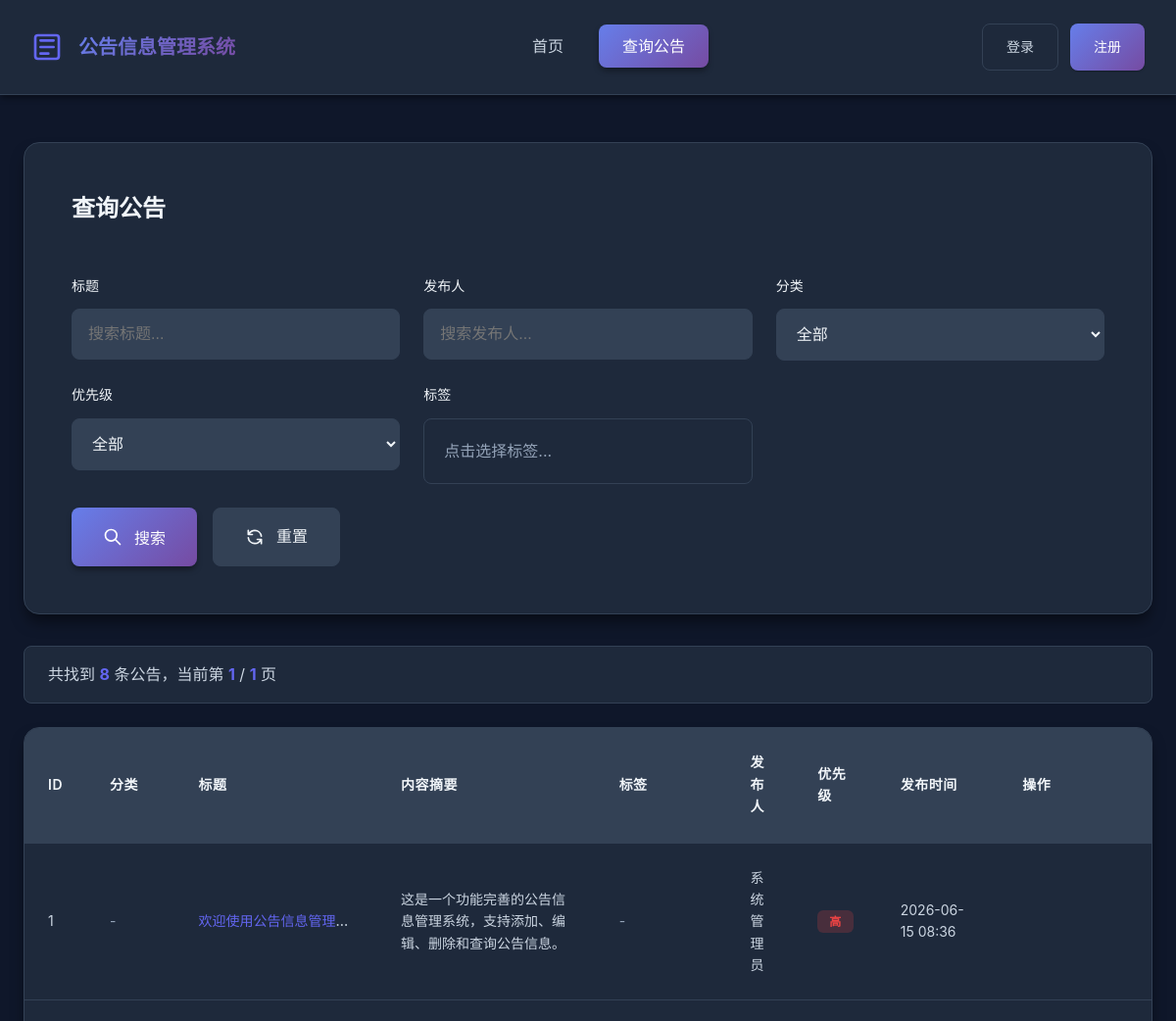
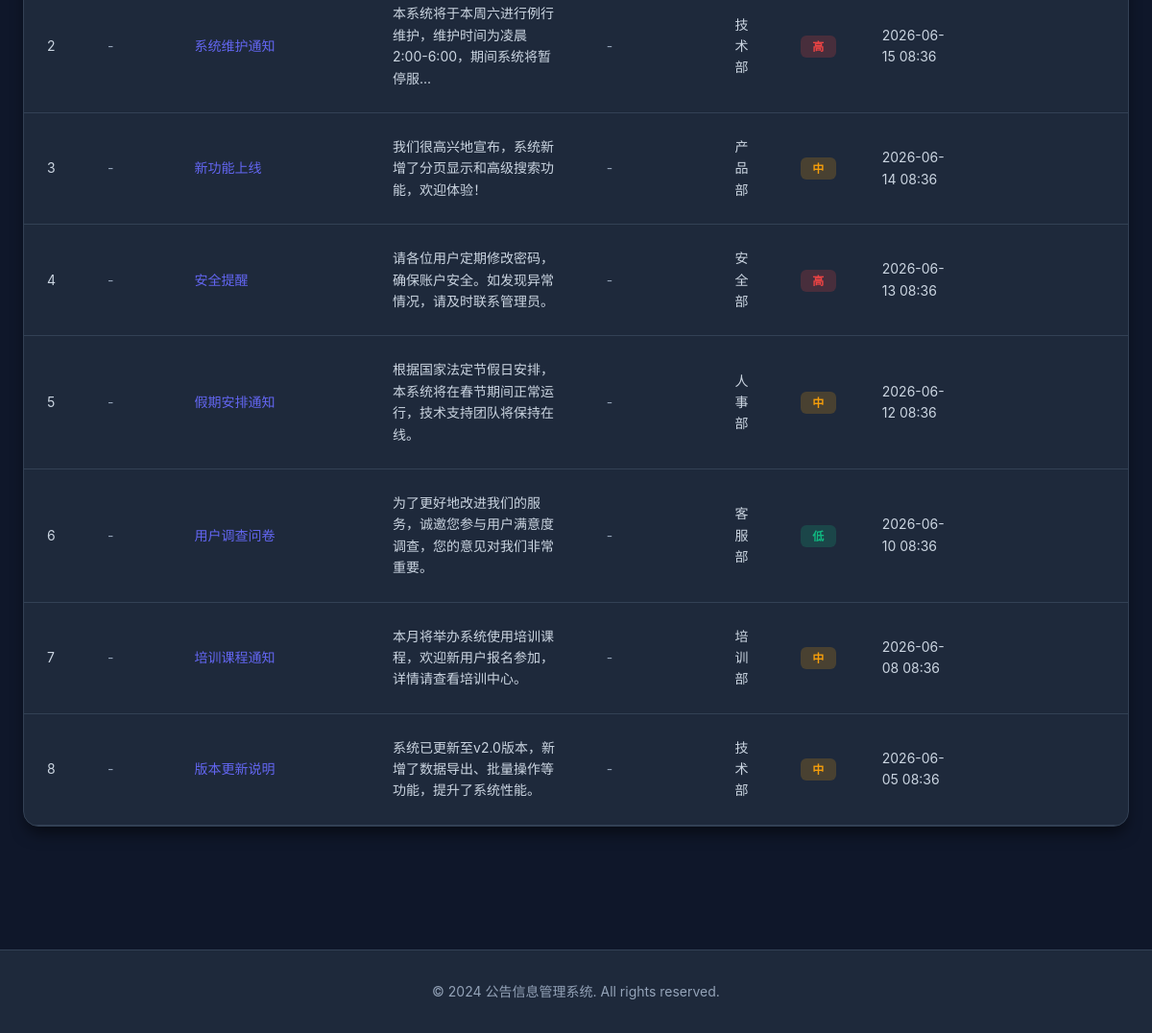
/search_notice.php, run on the app's committed database (2 pictures, top to bottom).
### tables this page shows
CREATE TABLE IF NOT EXISTS notices (
    id INT AUTO_INCREMENT PRIMARY KEY,
    category_id INT DEFAULT NULL COMMENT '分类ID',
    title VARCHAR(255) NOT NULL COMMENT '公告标题',
    content TEXT NOT NULL COMMENT '公告内容',
    author VARCHAR(100) NOT NULL COMMENT '发布人',
    author_id INT DEFAULT NULL COMMENT '发布人用户ID',
    publish_date DATETIME DEFAULT CURRENT_TIMESTAMP COMMENT '发布时间',
    update_date DATETIME DEFAULT CURRENT_TIMESTAMP ON UPDATE CURRENT_TIMESTAMP COMMENT '更新时间',
    status ENUM('published', 'draft') DEFAULT 'published' COMMENT '状态',
    priority ENUM('high', 'medium', 'low') DEFAULT 'medium' COMMENT '优先级',
    views INT DEFAULT 0 COMMENT '浏览次数',
    INDEX idx_publish_date (publish_date),
    INDEX idx_status (status),
    INDEX idx_author_id (author_id),
    INDEX idx_category_id (category_id),
    FOREIGN KEY (category_id) REFERENCES categories(id) ON DELETE SET NULL
);

### www/search_notice.php (the view, shortened to what this page needs)
<!DOCTYPE html>
<html lang="zh-CN">
<head>
    <link rel="stylesheet" href="style.css">
</head>
<body>
    <?php
    $page = isset($_GET['page']) ? intval($_GET['page']) : 1;
    $per_page = 8;
    $offset = ($page - 1) * $per_page;
    $search_title = isset($_GET['search_title']) ? sanitize($_GET['search_title']) : '';
    $search_author = isset($_GET['search_author']) ? sanitize($_GET['search_author']) : '';
    $conn = getConnection();
    $where_clauses = [];
    $params = [];
    $types = '';
    $where_sql = !empty($where_clauses) ? "WHERE " . implode(" AND ", $where_clauses) : "";
    $count_sql = "SELECT COUNT(*) as total FROM notices n $where_sql";
    if (!empty($params)) {
        $count_stmt = $conn->prepare($count_sql);
        $count_stmt->bind_param($types, ...$params);
        $count_stmt->execute();
        $total_result = $count_stmt->get_result();
        $total_records = $total_result->fetch_assoc()['total'];
        $count_stmt->close();
    } else {
        $total_result = $conn->query($count_sql);
        $total_records = $total_result->fetch_assoc()['total'];
    }
    $total_pages = ceil($total_records / $per_page);
    $sql = "SELECT n.*, c.name as category_name, c.emoji as category_emoji, c.color as category_color FROM notices n LEFT JOIN categories c ON n.category_id = c.id $where_sql ORDER BY n.publish_date DESC LIMIT ? OFFSET ?";
    $params[] = $per_page;
    $params[] = $offset;
    $types .= 'ii';
    $stmt = $conn->prepare($sql);
    if (!empty($types)) {
        $stmt->bind_param($types, ...$params);
    }
    $stmt->execute();
    $result = $stmt->get_result();
    $notices_data = [];
    while ($row = $result->fetch_assoc()) {
        $notices_data[] = $row;
    }
    $notice_tags = [];
    $result = new ArrayObject($notices_data);
    $result = $result->getIterator();
    ?>
    <?php include 'header.php'; ?>
    <div class="container">
        <div class="main-content">
            <div class="search-container">
                <div class="search-header">
                    <h2>查询公告</h2>
                </div>
                <form method="GET" action="" class="search-form">
                    <div class="search-fields">
                        <div class="search-field">
                            <label for="search_title">标题</label>
                            <input type="text" id="search_title" name="search_title"
                                   value="<?php echo htmlspecialchars($search_title); ?>"
                                   placeholder="搜索标题...">
                        </div>
                        <div class="search-field">
                            <label for="search_author">发布人</label>
                            <input type="text" id="search_author" name="search_author"
                                   value="<?php echo htmlspecialchars($search_author); ?>"
                                   placeholder="搜索发布人...">
                        </div>
                        <div class="search-field">
                            <label for="search_category">分类</label>
                            <select id="search_category" name="search_category">
                                <option value="">全部</option>
                            </select>
                        </div>
                        <div class="search-field">
                            <label for="search_priority">优先级</label>
                            <select id="search_priority" name="search_priority">
                                <option value="">全部</option>
                            </select>
                        </div>
                        <div class="search-field">
                            <label>标签</label>
                            <div class="tag-multi-select">
                                <div class="tag-selector" id="tagSelector">
                                </div>
                            </div>
                        </div>
                    </div>
                    <div class="search-actions">
                        <button type="submit" class="btn btn-primary">
                            <svg class="btn-icon" viewBox="0 0 24 24" fill="none" xmlns="http://www.w3.org/2000/svg">
                                <path d="M21 21L15 15M17 10C17 13.866 13.866 17 10 17C6.13401 17 3 13.866 3 10C3 6.13401 6.13401 3 10 3C13.866 3 17 6.13401 17 10Z" stroke="currentColor" stroke-width="2" stroke-linecap="round" stroke-linejoin="round"/>
                            </svg>
                            搜索
                        </button>
                        <a href="search_notice.php" class="btn btn-secondary">
                            重置
                        </a>
                    </div>
                </form>
            </div>
            <div class="results-info">
                <p>共找到 <strong><?php echo $total_records; ?></strong> 条公告，当前第 <strong><?php echo $page; ?></strong> / <strong><?php echo max(1, $total_pages); ?></strong> 页</p>
            </div>
            <div class="notices-table-container">
                <?php if (count($notices_data) > 0): ?>
                <table class="notices-table">
                    <thead>
                        <tr>
                            <th width="5%">ID</th>
                            <th width="8%">分类</th>
                            <th width="18%">标题</th>
                            <th width="20%">内容摘要</th>
                            <th width="12%">标签</th>
                            <th width="6%">发布人</th>
                            <th width="6%">优先级</th>
                            <th width="11%">发布时间</th>
                            <th width="14%">操作</th>
                        </tr>
                    </thead>
                    <tbody>
                        <?php while($result->valid()): $notice = $result->current(); $result->next(); ?>
                        <tr>
                            <td><?php echo $notice['id']; ?></td>
                            <td>
                                <?php if ($notice['category_name']): ?>
                                    <span class="category-badge" style="background-color: <?php echo htmlspecialchars($notice['category_color']); ?>20; color: <?php echo htmlspecialchars($notice['category_color']); ?>;">
                                        <?php echo htmlspecialchars(($notice['category_emoji'] ? $notice['category_emoji'] . ' ' : '') . $notice['category_name']); ?>
                                    </span>
                                <?php else: ?>
                                    <span class="text-muted">-</span>
                                <?php endif; ?>
                            </td>
                            <td class="notice-title-cell">
                                <a href="notice_detail.php?id=<?php echo $notice['id']; ?>" class="notice-title-link">
                                    <?php echo htmlspecialchars($notice['title']); ?>
                                </a>
                            </td>
                            <td class="notice-content-cell">
                                <?php
                                $content = htmlspecialchars($notice['content']);
                                echo mb_substr($content, 0, 40, 'UTF-8') . (mb_strlen($content, 'UTF-8') > 40 ? '...' : '');
                                ?>
                            </td>
                            <td>
                                <?php if (isset($notice_tags[$notice['id']]) && !empty($notice_tags[$notice['id']])): ?>
                                    <div class="notice-tags">
                                        <?php foreach (array_slice($notice_tags[$notice['id']], 0, 3) as $tag): ?>
                                            <span class="tag-badge" style="background-color: <?php echo htmlspecialchars($tag['color']); ?>20; color: <?php echo htmlspecialchars($tag['color']); ?>;" title="<?php echo htmlspecialchars($tag['name']); ?>">
                                                <?php echo htmlspecialchars($tag['name']); ?>
                                            </span>
                                        <?php endforeach; ?>
                                        <?php if (count($notice_tags[$notice['id']]) > 3): ?>
                                            <span class="tag-more">+<?php echo count($notice_tags[$notice['id']]) - 3; ?></span>
                                        <?php endif; ?>
                                    </div>
                                <?php else: ?>
                                    <span class="text-muted">-</span>
                                <?php endif; ?>
                            </td>
                            <td><?php echo htmlspecialchars($notice['author']); ?></td>
                            <td>
                                <span class="priority-badge priority-<?php echo $notice['priority']; ?>">
                                    <?php
                                    echo ['high' => '高', 'medium' => '中', 'low' => '低'][$notice['priority']];
                                    ?>
                                </span>
                            </td>
                            <td><?php echo date('Y-m-d H:i', strtotime($notice['publish_date'])); ?></td>
                            <td class="action-buttons">
                            </td>
                        </tr>
                        <?php endwhile; ?>
                    </tbody>
                </table>
                <?php endif; ?>
            </div>
        </div>
    </div>
    <footer class="footer">
        <div class="container">
            <p>&copy; 2024 公告信息管理系统. All rights reserved.</p>
        </div>
    </footer>
</body>
</html>

### data on the page
notices: id "1", title "欢迎使用公告信息管理…", content "这是一个功能完善的公告信息管理系统，支持添加、编辑、删除和查询公告信息。", author "系统管理员", priority "高", publish_date "2026-06-15 08:36"
notices: id "2", title "系统维护通知", content "本系统将于本周六进行例行维护，维护时间为凌晨2:00-6:00，期间系统将暂停服", author "技术部", priority "高", publish_date "2026-06-15 08:36"
notices: id "3", title "新功能上线", content "我们很高兴地宣布，系统新增了分页显示和高级搜索功能，欢迎体验！", author "产品部", priority "中", publish_date "2026-06-14 08:36"
notices: id "4", title "安全提醒", content "请各位用户定期修改密码，确保账户安全。如发现异常情况，请及时联系管理员。", author "安全部", priority "高", publish_date "2026-06-13 08:36"
notices: id "5", title "假期安排通知", content "根据国家法定节假日安排，本系统将在春节期间正常运行，技术支持团队将保持在线。", author "人事部", priority "中", publish_date "2026-06-12 08:36"
notices: id "6", title "用户调查问卷", content "为了更好地改进我们的服务，诚邀您参与用户满意度调查，您的意见对我们非常重要。", author "客服部", priority "低", publish_date "2026-06-10 08:36"
notices: id "7", title "培训课程通知", content "本月将举办系统使用培训课程，欢迎新用户报名参加，详情请查看培训中心。", author "培训部", priority "中", publish_date "2026-06-08 08:36"
notices: id "8", title "版本更新说明", content "系统已更新至v2.0版本，新增了数据导出、批量操作等功能，提升了系统性能。", author "技术部", priority "中", publish_date "2026-06-05 08:36"

### other printed values
$total_records "8"
$page "1"
max(1, $total_pages) "1"
